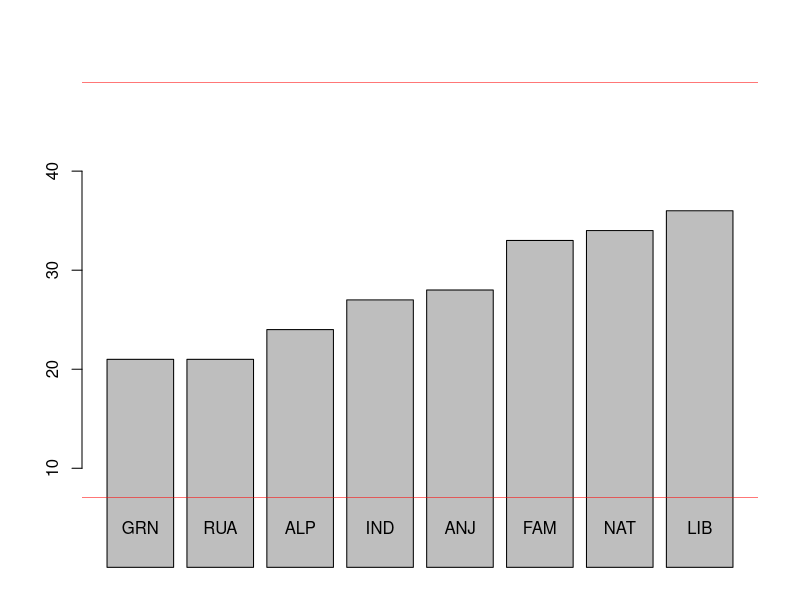
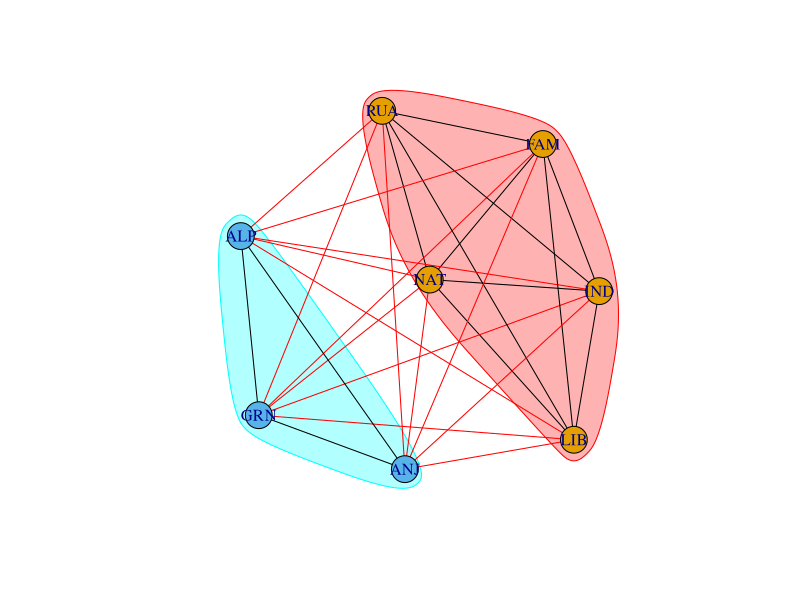

These figures' R source, in order:
#Read Preference Data
htv <- read.csv("BendigoHtV.csv", header=T)
htv

#Convert preferences to points matrix
#Second preference = 7 points
row.names(htv) <- htv[,1]
htv <- as.matrix(9-htv[,-1])

#Remove self-preference (first preference)
diag(htv) <- 0
htv

#Number of points received by parties
#Each partie can distribute 28 points (1-7)
#Max=7*7, min=7*1
barplot(sort(colSums(htv)), ylim=c(7,49))
abline(h=7, col="red")
abline(h=49, col="red")

#Calculate net scores (strength of ties) between parties
htv[lower.tri(htv)] <- htv[lower.tri(htv)]+htv[upper.tri(htv)]
htv[upper.tri(htv)] <- 0
htv

#Network analysis
#Spinglass community detection based on the strength of ties
library(igraph)
g <- graph.adjacency(htv, weighted=T, mode = "undirected")
c <- spinglass.community(g)
plot(c,g)
